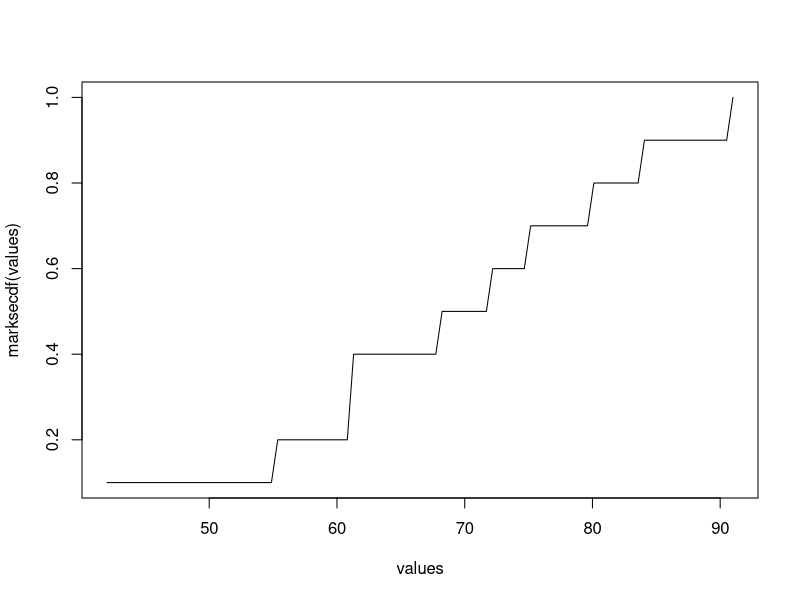

Write R code to recreate this figure.
# Week 2: Random Variables and Central Limit Theorem
# problem_01 ECDF basics
# You have the following exam scores. Create and plot the ECDF of these marks.
# Find the smallest value and store as smallest, # Find the largest value and store as largest
# Create 100 equally spaced values between smallest and largest, storing as values
# Create the ECDF and store it as marksecdf
# Plot values on the x-axis and the corresponding ECDF values on the y-axis, connecting them with lines

library(tidyverse)

marks <- c(42, 55, 61, 61, 68, 72, 75, 80, 84, 91)

smallest <- min(marks)

largest <- max(marks)

values <- seq(smallest, largest, len = 100)

marksecdf <- ecdf(marks)

plot(values, marksecdf(values), type = "l")
